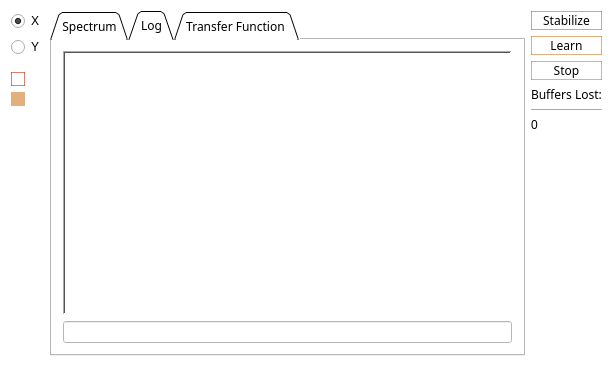
<?xml version="1.0" encoding="UTF-8"?>
<ui version="4.0">
 <class>FASTSTABILIZERClass</class>
 <widget class="QMainWindow" name="FASTSTABILIZERClass">
  <property name="geometry">
   <rect>
    <x>0</x>
    <y>0</y>
    <width>613</width>
    <height>367</height>
   </rect>
  </property>
  <property name="palette">
   <palette>
    <active>
     <colorrole role="WindowText">
      <brush brushstyle="SolidPattern">
       <color alpha="255">
        <red>136</red>
        <green>136</green>
        <blue>136</blue>
       </color>
      </brush>
     </colorrole>
     <colorrole role="Button">
      <brush brushstyle="SolidPattern">
       <color alpha="255">
        <red>255</red>
        <green>255</green>
        <blue>255</blue>
       </color>
      </brush>
     </colorrole>
     <colorrole role="Text">
      <brush brushstyle="SolidPattern">
       <color alpha="255">
        <red>117</red>
        <green>117</green>
        <blue>117</blue>
       </color>
      </brush>
     </colorrole>
     <colorrole role="BrightText">
      <brush brushstyle="SolidPattern">
       <color alpha="255">
        <red>154</red>
        <green>154</green>
        <blue>154</blue>
       </color>
      </brush>
     </colorrole>
     <colorrole role="ButtonText">
      <brush brushstyle="SolidPattern">
       <color alpha="255">
        <red>97</red>
        <green>97</green>
        <blue>97</blue>
       </color>
      </brush>
     </colorrole>
     <colorrole role="Base">
      <brush brushstyle="SolidPattern">
       <color alpha="255">
        <red>255</red>
        <green>255</green>
        <blue>255</blue>
       </color>
      </brush>
     </colorrole>
     <colorrole role="Window">
      <brush brushstyle="SolidPattern">
       <color alpha="255">
        <red>255</red>
        <green>255</green>
        <blue>255</blue>
       </color>
      </brush>
     </colorrole>
     <colorrole role="PlaceholderText">
      <brush brushstyle="SolidPattern">
       <color alpha="128">
        <red>117</red>
        <green>117</green>
        <blue>117</blue>
       </color>
      </brush>
     </colorrole>
    </active>
    <inactive>
     <colorrole role="WindowText">
      <brush brushstyle="SolidPattern">
       <color alpha="255">
        <red>136</red>
        <green>136</green>
        <blue>136</blue>
       </color>
      </brush>
     </colorrole>
     <colorrole role="Button">
      <brush brushstyle="SolidPattern">
       <color alpha="255">
        <red>255</red>
        <green>255</green>
        <blue>255</blue>
       </color>
      </brush>
     </colorrole>
     <colorrole role="Text">
      <brush brushstyle="SolidPattern">
       <color alpha="255">
        <red>117</red>
        <green>117</green>
        <blue>117</blue>
       </color>
      </brush>
     </colorrole>
     <colorrole role="BrightText">
      <brush brushstyle="SolidPattern">
       <color alpha="255">
        <red>154</red>
        <green>154</green>
        <blue>154</blue>
       </color>
      </brush>
     </colorrole>
     <colorrole role="ButtonText">
      <brush brushstyle="SolidPattern">
       <color alpha="255">
        <red>97</red>
        <green>97</green>
        <blue>97</blue>
       </color>
      </brush>
     </colorrole>
     <colorrole role="Base">
      <brush brushstyle="SolidPattern">
       <color alpha="255">
        <red>255</red>
        <green>255</green>
        <blue>255</blue>
       </color>
      </brush>
     </colorrole>
     <colorrole role="Window">
      <brush brushstyle="SolidPattern">
       <color alpha="255">
        <red>255</red>
        <green>255</green>
        <blue>255</blue>
       </color>
      </brush>
     </colorrole>
     <colorrole role="PlaceholderText">
      <brush brushstyle="SolidPattern">
       <color alpha="128">
        <red>117</red>
        <green>117</green>
        <blue>117</blue>
       </color>
      </brush>
     </colorrole>
    </inactive>
    <disabled>
     <colorrole role="WindowText">
      <brush brushstyle="SolidPattern">
       <color alpha="255">
        <red>120</red>
        <green>120</green>
        <blue>120</blue>
       </color>
      </brush>
     </colorrole>
     <colorrole role="Button">
      <brush brushstyle="SolidPattern">
       <color alpha="255">
        <red>255</red>
        <green>255</green>
        <blue>255</blue>
       </color>
      </brush>
     </colorrole>
     <colorrole role="Text">
      <brush brushstyle="SolidPattern">
       <color alpha="255">
        <red>120</red>
        <green>120</green>
        <blue>120</blue>
       </color>
      </brush>
     </colorrole>
     <colorrole role="BrightText">
      <brush brushstyle="SolidPattern">
       <color alpha="255">
        <red>154</red>
        <green>154</green>
        <blue>154</blue>
       </color>
      </brush>
     </colorrole>
     <colorrole role="ButtonText">
      <brush brushstyle="SolidPattern">
       <color alpha="255">
        <red>120</red>
        <green>120</green>
        <blue>120</blue>
       </color>
      </brush>
     </colorrole>
     <colorrole role="Base">
      <brush brushstyle="SolidPattern">
       <color alpha="255">
        <red>255</red>
        <green>255</green>
        <blue>255</blue>
       </color>
      </brush>
     </colorrole>
     <colorrole role="Window">
      <brush brushstyle="SolidPattern">
       <color alpha="255">
        <red>255</red>
        <green>255</green>
        <blue>255</blue>
       </color>
      </brush>
     </colorrole>
     <colorrole role="PlaceholderText">
      <brush brushstyle="SolidPattern">
       <color alpha="128">
        <red>0</red>
        <green>0</green>
        <blue>0</blue>
       </color>
      </brush>
     </colorrole>
    </disabled>
   </palette>
  </property>
  <property name="font">
   <font>
    <family>MS Reference Sans Serif</family>
   </font>
  </property>
  <property name="windowTitle">
   <string>kHz STABILIZER</string>
  </property>
  <property name="styleSheet">
   <string notr="true">background-color: rgb(255, 255, 255);</string>
  </property>
  <widget class="QWidget" name="centralWidget">
   <layout class="QGridLayout" name="gridLayout_5">
    <item row="0" column="1">
     <layout class="QVBoxLayout" name="verticalLayout">
      <property name="sizeConstraint">
       <enum>QLayout::SetFixedSize</enum>
      </property>
      <item>
       <widget class="QPushButton" name="stabilizeButton">
        <property name="font">
         <font>
          <family>Source Code Pro</family>
         </font>
        </property>
        <property name="styleSheet">
         <string notr="true">QPushButton{
border-style: solid;
border-color: rgba(200,100,0,150);
border-width: 1px;
}

QPushButton::pressed{
background-color:  rgba(200,100,0,20);
border-style: inset;


}</string>
        </property>
        <property name="text">
         <string>Stabilize</string>
        </property>
        <property name="checkable">
         <bool>true</bool>
        </property>
        <property name="flat">
         <bool>false</bool>
        </property>
       </widget>
      </item>
      <item>
       <widget class="QPushButton" name="learnButton">
        <property name="font">
         <font>
          <family>Source Code Pro</family>
         </font>
        </property>
        <property name="styleSheet">
         <string notr="true">QPushButton{
border-style: solid;
border-color: rgba(200,100,0,130);
border-width: 1px;
}

QPushButton::pressed{
background-color:  rgba(200,100,0,20);
border-style: inset;


}</string>
        </property>
        <property name="text">
         <string>Learn</string>
        </property>
        <property name="checkable">
         <bool>true</bool>
        </property>
        <property name="autoExclusive">
         <bool>true</bool>
        </property>
        <property name="default">
         <bool>false</bool>
        </property>
       </widget>
      </item>
      <item>
       <widget class="QPushButton" name="stopButton">
        <property name="font">
         <font>
          <family>Source Code Pro</family>
         </font>
        </property>
        <property name="styleSheet">
         <string notr="true">QPushButton{
border-style: solid;
border-color: rgba(200,100,0,130);
border-width: 1px;
}

QPushButton::pressed{
background-color:  rgba(200,100,0,20);
border-style: inset;


}</string>
        </property>
        <property name="text">
         <string>Stop</string>
        </property>
        <property name="checkable">
         <bool>true</bool>
        </property>
       </widget>
      </item>
      <item>
       <widget class="QLabel" name="label">
        <property name="sizePolicy">
         <sizepolicy hsizetype="Preferred" vsizetype="Fixed">
          <horstretch>0</horstretch>
          <verstretch>0</verstretch>
         </sizepolicy>
        </property>
        <property name="font">
         <font>
          <family>Source Code Pro</family>
         </font>
        </property>
        <property name="text">
         <string>Buffers Lost:</string>
        </property>
       </widget>
      </item>
      <item>
       <widget class="Line" name="line">
        <property name="orientation">
         <enum>Qt::Horizontal</enum>
        </property>
       </widget>
      </item>
      <item>
       <widget class="QLabel" name="bufferslostLabel">
        <property name="sizePolicy">
         <sizepolicy hsizetype="Minimum" vsizetype="Fixed">
          <horstretch>0</horstretch>
          <verstretch>0</verstretch>
         </sizepolicy>
        </property>
        <property name="text">
         <string>0</string>
        </property>
       </widget>
      </item>
      <item>
       <spacer name="verticalSpacer_2">
        <property name="orientation">
         <enum>Qt::Vertical</enum>
        </property>
        <property name="sizeHint" stdset="0">
         <size>
          <width>20</width>
          <height>40</height>
         </size>
        </property>
       </spacer>
      </item>
     </layout>
    </item>
    <item row="0" column="0">
     <layout class="QGridLayout" name="gridLayout_2">
      <item row="0" column="0">
       <layout class="QVBoxLayout" name="verticalLayout_3">
        <property name="sizeConstraint">
         <enum>QLayout::SetFixedSize</enum>
        </property>
        <item>
         <widget class="QRadioButton" name="xPlotButton">
          <property name="sizePolicy">
           <sizepolicy hsizetype="Fixed" vsizetype="Fixed">
            <horstretch>0</horstretch>
            <verstretch>0</verstretch>
           </sizepolicy>
          </property>
          <property name="text">
           <string>X</string>
          </property>
          <property name="checked">
           <bool>true</bool>
          </property>
          <attribute name="buttonGroup">
           <string notr="true">buttonGroup_2</string>
          </attribute>
         </widget>
        </item>
        <item>
         <widget class="QRadioButton" name="yPlotButton">
          <property name="sizePolicy">
           <sizepolicy hsizetype="Fixed" vsizetype="Fixed">
            <horstretch>0</horstretch>
            <verstretch>0</verstretch>
           </sizepolicy>
          </property>
          <property name="styleSheet">
           <string notr="true"/>
          </property>
          <property name="text">
           <string>Y</string>
          </property>
          <attribute name="buttonGroup">
           <string notr="true">buttonGroup_2</string>
          </attribute>
         </widget>
        </item>
        <item>
         <widget class="Line" name="line_3">
          <property name="sizePolicy">
           <sizepolicy hsizetype="Fixed" vsizetype="Fixed">
            <horstretch>0</horstretch>
            <verstretch>0</verstretch>
           </sizepolicy>
          </property>
          <property name="orientation">
           <enum>Qt::Horizontal</enum>
          </property>
         </widget>
        </item>
        <item>
         <widget class="QRadioButton" name="verticalZoomButton">
          <property name="sizePolicy">
           <sizepolicy hsizetype="Fixed" vsizetype="Fixed">
            <horstretch>0</horstretch>
            <verstretch>0</verstretch>
           </sizepolicy>
          </property>
          <property name="styleSheet">
           <string notr="true">
QRadioButton::indicator:checked {
    background-color:       rgba(200,100,0,130);
	border: none;
}

QRadioButton::indicator:unchecked {
   border-width: 1px;
	border-style: solid;
	border-color: rgba(200, 40, 0,150);


}


</string>
          </property>
          <property name="text">
           <string/>
          </property>
          <property name="icon">
           <iconset resource="khz_STABILIZER.qrc">
            <normaloff>:/resources/63468.svg</normaloff>:/resources/63468.svg</iconset>
          </property>
          <property name="checked">
           <bool>false</bool>
          </property>
          <attribute name="buttonGroup">
           <string notr="true">buttonGroup</string>
          </attribute>
         </widget>
        </item>
        <item>
         <widget class="QRadioButton" name="horizontalZoomButton">
          <property name="sizePolicy">
           <sizepolicy hsizetype="Fixed" vsizetype="Fixed">
            <horstretch>0</horstretch>
            <verstretch>0</verstretch>
           </sizepolicy>
          </property>
          <property name="styleSheet">
           <string notr="true">
QRadioButton::indicator:checked {
    background-color:       rgba(200,100,0,130);
	border: none;
}

QRadioButton::indicator:unchecked {
   border-width: 1px;
	border-style: solid;
	border-color: rgba(200, 40, 0,50);


}


</string>
          </property>
          <property name="text">
           <string/>
          </property>
          <property name="icon">
           <iconset resource="khz_STABILIZER.qrc">
            <normaloff>:/resources/50849.svg</normaloff>:/resources/50849.svg</iconset>
          </property>
          <property name="checkable">
           <bool>true</bool>
          </property>
          <property name="checked">
           <bool>true</bool>
          </property>
          <attribute name="buttonGroup">
           <string notr="true">buttonGroup</string>
          </attribute>
         </widget>
        </item>
       </layout>
      </item>
      <item row="0" column="1" rowspan="2">
       <widget class="QTabWidget" name="tabWidget">
        <property name="font">
         <font>
          <family>Source Code Pro</family>
         </font>
        </property>
        <property name="tabShape">
         <enum>QTabWidget::Triangular</enum>
        </property>
        <property name="currentIndex">
         <number>1</number>
        </property>
        <widget class="QWidget" name="plotTab">
         <attribute name="title">
          <string>Spectrum</string>
         </attribute>
         <layout class="QGridLayout" name="gridLayout_3">
          <item row="0" column="0">
           <widget class="QFrame" name="frame">
            <property name="styleSheet">
             <string notr="true"/>
            </property>
            <property name="frameShape">
             <enum>QFrame::StyledPanel</enum>
            </property>
            <property name="frameShadow">
             <enum>QFrame::Raised</enum>
            </property>
            <layout class="QGridLayout" name="gridLayout">
             <item row="0" column="0">
              <layout class="QVBoxLayout" name="verticalLayout_2">
               <item>
                <widget class="QLabel" name="plotLabel">
                 <property name="sizePolicy">
                  <sizepolicy hsizetype="Minimum" vsizetype="Fixed">
                   <horstretch>0</horstretch>
                   <verstretch>0</verstretch>
                  </sizepolicy>
                 </property>
                 <property name="font">
                  <font>
                   <family>Source Code Pro</family>
                   <pointsize>8</pointsize>
                  </font>
                 </property>
                 <property name="text">
                  <string/>
                 </property>
                </widget>
               </item>
               <item>
                <widget class="QCustomPlot" name="plot" native="true">
                 <property name="styleSheet">
                  <string notr="true"/>
                 </property>
                </widget>
               </item>
              </layout>
             </item>
            </layout>
           </widget>
          </item>
         </layout>
        </widget>
        <widget class="QWidget" name="consoleTab">
         <attribute name="title">
          <string>Log</string>
         </attribute>
         <layout class="QGridLayout" name="gridLayout_4">
          <item row="0" column="0">
           <widget class="Console" name="console">
            <property name="palette">
             <palette>
              <active>
               <colorrole role="WindowText">
                <brush brushstyle="SolidPattern">
                 <color alpha="255">
                  <red>85</red>
                  <green>0</green>
                  <blue>0</blue>
                 </color>
                </brush>
               </colorrole>
               <colorrole role="Button">
                <brush brushstyle="SolidPattern">
                 <color alpha="255">
                  <red>255</red>
                  <green>255</green>
                  <blue>255</blue>
                 </color>
                </brush>
               </colorrole>
               <colorrole role="Base">
                <brush brushstyle="SolidPattern">
                 <color alpha="255">
                  <red>255</red>
                  <green>255</green>
                  <blue>255</blue>
                 </color>
                </brush>
               </colorrole>
               <colorrole role="Window">
                <brush brushstyle="SolidPattern">
                 <color alpha="255">
                  <red>255</red>
                  <green>255</green>
                  <blue>255</blue>
                 </color>
                </brush>
               </colorrole>
              </active>
              <inactive>
               <colorrole role="WindowText">
                <brush brushstyle="SolidPattern">
                 <color alpha="255">
                  <red>85</red>
                  <green>0</green>
                  <blue>0</blue>
                 </color>
                </brush>
               </colorrole>
               <colorrole role="Button">
                <brush brushstyle="SolidPattern">
                 <color alpha="255">
                  <red>255</red>
                  <green>255</green>
                  <blue>255</blue>
                 </color>
                </brush>
               </colorrole>
               <colorrole role="Base">
                <brush brushstyle="SolidPattern">
                 <color alpha="255">
                  <red>255</red>
                  <green>255</green>
                  <blue>255</blue>
                 </color>
                </brush>
               </colorrole>
               <colorrole role="Window">
                <brush brushstyle="SolidPattern">
                 <color alpha="255">
                  <red>255</red>
                  <green>255</green>
                  <blue>255</blue>
                 </color>
                </brush>
               </colorrole>
              </inactive>
              <disabled>
               <colorrole role="WindowText">
                <brush brushstyle="SolidPattern">
                 <color alpha="255">
                  <red>120</red>
                  <green>120</green>
                  <blue>120</blue>
                 </color>
                </brush>
               </colorrole>
               <colorrole role="Button">
                <brush brushstyle="SolidPattern">
                 <color alpha="255">
                  <red>255</red>
                  <green>255</green>
                  <blue>255</blue>
                 </color>
                </brush>
               </colorrole>
               <colorrole role="Base">
                <brush brushstyle="SolidPattern">
                 <color alpha="255">
                  <red>255</red>
                  <green>255</green>
                  <blue>255</blue>
                 </color>
                </brush>
               </colorrole>
               <colorrole role="Window">
                <brush brushstyle="SolidPattern">
                 <color alpha="255">
                  <red>255</red>
                  <green>255</green>
                  <blue>255</blue>
                 </color>
                </brush>
               </colorrole>
              </disabled>
             </palette>
            </property>
            <property name="frameShape">
             <enum>QFrame::WinPanel</enum>
            </property>
            <property name="textInteractionFlags">
             <set>Qt::TextSelectableByKeyboard|Qt::TextSelectableByMouse</set>
            </property>
            <property name="centerOnScroll">
             <bool>true</bool>
            </property>
           </widget>
          </item>
          <item row="1" column="0">
           <widget class="QLineEdit" name="cmdLineBox">
            <property name="toolTip">
             <string>&lt;html&gt;&lt;head/&gt;&lt;body&gt;&lt;p&gt;To change drive frequencies, enter three frequencies (Hz) separated by commas.&lt;/p&gt;&lt;p&gt;To change the DAC bit ranges, enter two bit depths (0-4095) separated by commas.&lt;/p&gt;&lt;/body&gt;&lt;/html&gt;</string>
            </property>
           </widget>
          </item>
         </layout>
        </widget>
        <widget class="QWidget" name="transferFunctionTab">
         <attribute name="title">
          <string>Transfer Function </string>
         </attribute>
         <layout class="QGridLayout" name="gridLayout_6">
          <item row="0" column="0">
           <widget class="QCustomPlot" name="tf_plot" native="true"/>
          </item>
         </layout>
        </widget>
       </widget>
      </item>
      <item row="1" column="0">
       <spacer name="verticalSpacer">
        <property name="orientation">
         <enum>Qt::Vertical</enum>
        </property>
        <property name="sizeHint" stdset="0">
         <size>
          <width>20</width>
          <height>40</height>
         </size>
        </property>
       </spacer>
      </item>
     </layout>
    </item>
   </layout>
  </widget>
 </widget>
 <layoutdefault spacing="6" margin="11"/>
 <customwidgets>
  <customwidget>
   <class>QCustomPlot</class>
   <extends>QWidget</extends>
   <header>qcustomplot.h</header>
   <container>1</container>
  </customwidget>
  <customwidget>
   <class>Console</class>
   <extends>QPlainTextEdit</extends>
   <header>console.h</header>
  </customwidget>
 </customwidgets>
 <resources>
  <include location="khz_STABILIZER.qrc"/>
 </resources>
 <connections/>
 <buttongroups>
  <buttongroup name="buttonGroup"/>
  <buttongroup name="buttonGroup_2"/>
 </buttongroups>
</ui>
